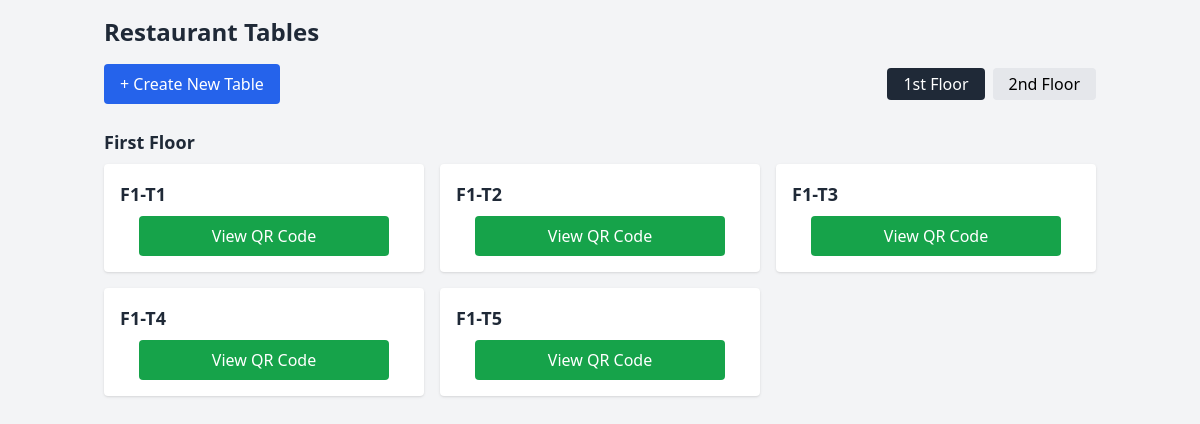
Before: /table/ with the older database file.
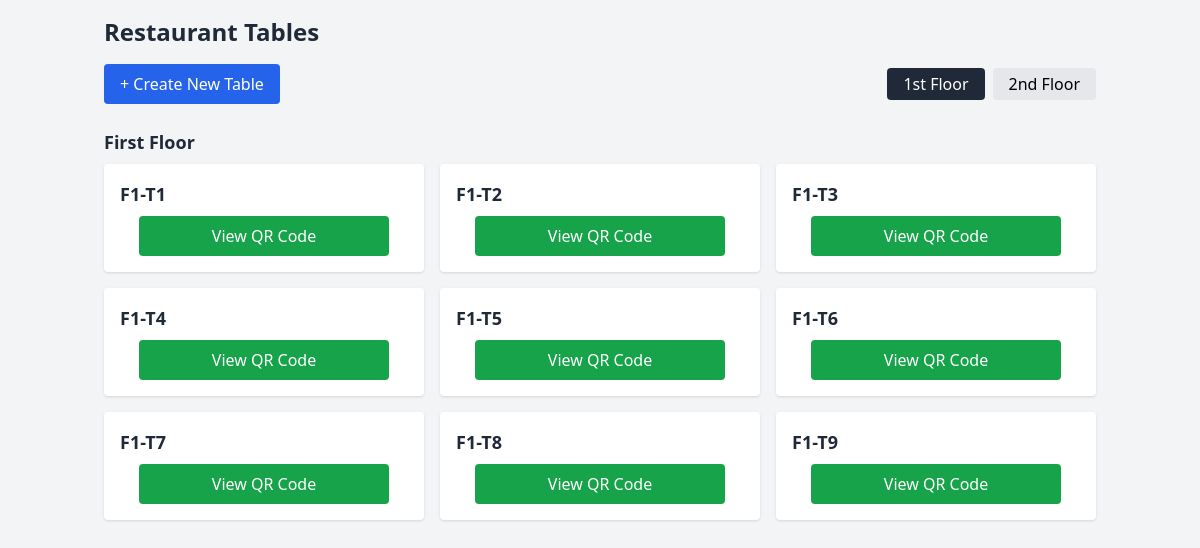
After: the same page with the newer database file.
### qrcode_app/models.py (models this page shows, shortened)
class Table(models.Model):
    floor = models.ForeignKey(
        Floor,
        on_delete=models.CASCADE,
        related_name='tables',
        null=True,        # 允许为空以兼容已有数据
        blank=True
    )
    table_number = models.CharField(max_length=10, unique=True)
    qr_code = models.ImageField(upload_to='qr_codes/', blank=True, null=True)
    position_x = models.FloatField(default=0.0)
    position_y = models.FloatField(default=0.0)

### qrcode_app/views.py (the view)
# urls.py: path('', table_list, name='table_list'),  # 餐桌列表
def table_list(request):
    tables = Table.objects.all()  # 获取所有餐桌
    return render(request, 'qrcode_app/table_list.html', {'tables': tables})

### qrcode_app/templates/qrcode_app/table_list.html (shortened to what this page needs)
<!DOCTYPE html>
<html lang="en">
<head>
  <script src="https://cdn.tailwindcss.com"></script>
</head>
<body class="bg-gray-100 text-gray-800">
  <div class="container mx-auto p-4">
    <h1 class="text-2xl font-bold mb-4">Restaurant Tables</h1>
    <div class="flex flex-col sm:flex-row justify-between items-start sm:items-center gap-3 mb-6">
      <a
        href="{% url 'create_table' %}"
        class="inline-block bg-blue-600 text-white px-4 py-2 rounded hover:bg-blue-700 transition-colors"
      >
        + Create New Table
      </a>
      <div class="flex gap-2">
        <button
          class="px-4 py-1 bg-gray-800 text-white rounded"
          onclick="switchFloor('1')"
        >
          1st Floor
        </button>
        <button
          class="px-4 py-1 bg-gray-200 text-black rounded"
          onclick="switchFloor('2')"
        >
          2nd Floor
        </button>
      </div>
    </div>
    <div id="floor-1" class="block">
      <h2 class="text-lg font-semibold mb-2">First Floor</h2>
      {% if tables %}
        <div class="grid grid-cols-1 sm:grid-cols-2 lg:grid-cols-3 gap-4">
          {% for table in tables|slice:"0:9" %}
            <div class="bg-white rounded shadow p-4 table-card">
              <h2 class="text-lg font-semibold table-number">
                F1-T{{ table.table_number }}
              </h2>
              <a
                href="{% url 'qr_code_view' table.table_number %}"
                class="bg-green-600 text-white px-3 py-2 rounded hover:bg-green-700 transition-colors text-center qr-button"
              >
                View QR Code
              </a>
            </div>
          {% endfor %}
        </div>
      {% endif %}
    </div>
  </div>
</body>
</html>

Changed rows visible on the page:
added Table: table_number "6"
added Table: table_number "7"
added Table: table_number "8"
added Table: table_number "9"
